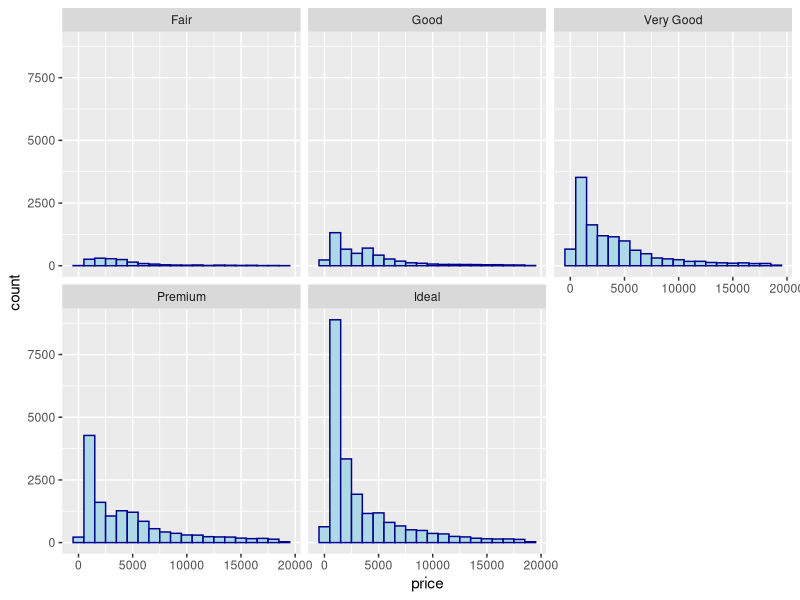
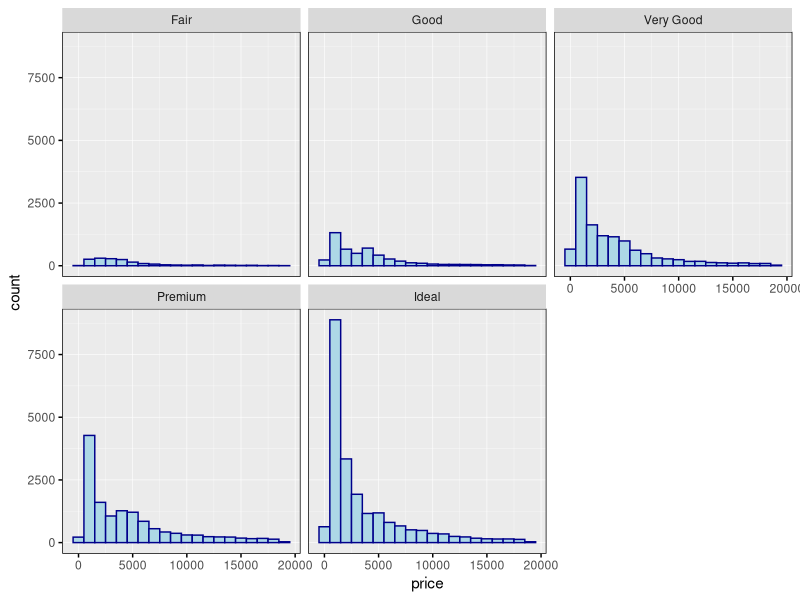

Write the R code that produced these figures, in order.
## ---- chunk 1
#| output: false
library(tidyverse)
## ---- chunk 2
diamonds
## ---- chunk 3
ggplot(data = diamonds, aes(x = price)) +
  geom_histogram(colour = "blue4", fill = "lightblue", binwidth = 1000) +
  facet_wrap(~ cut)
## ---- chunk 4
ggplot(data = diamonds, aes(x = price)) +
  geom_histogram(colour = "blue4", fill = "lightblue", binwidth = 1000) +
  facet_wrap(~ cut) +
  theme(
    axis.ticks = element_line(colour = "black", linewidth = 0.5),
    panel.grid = element_line(linewidth = 0.2),
    panel.border = element_rect(fill = NA)
  )
